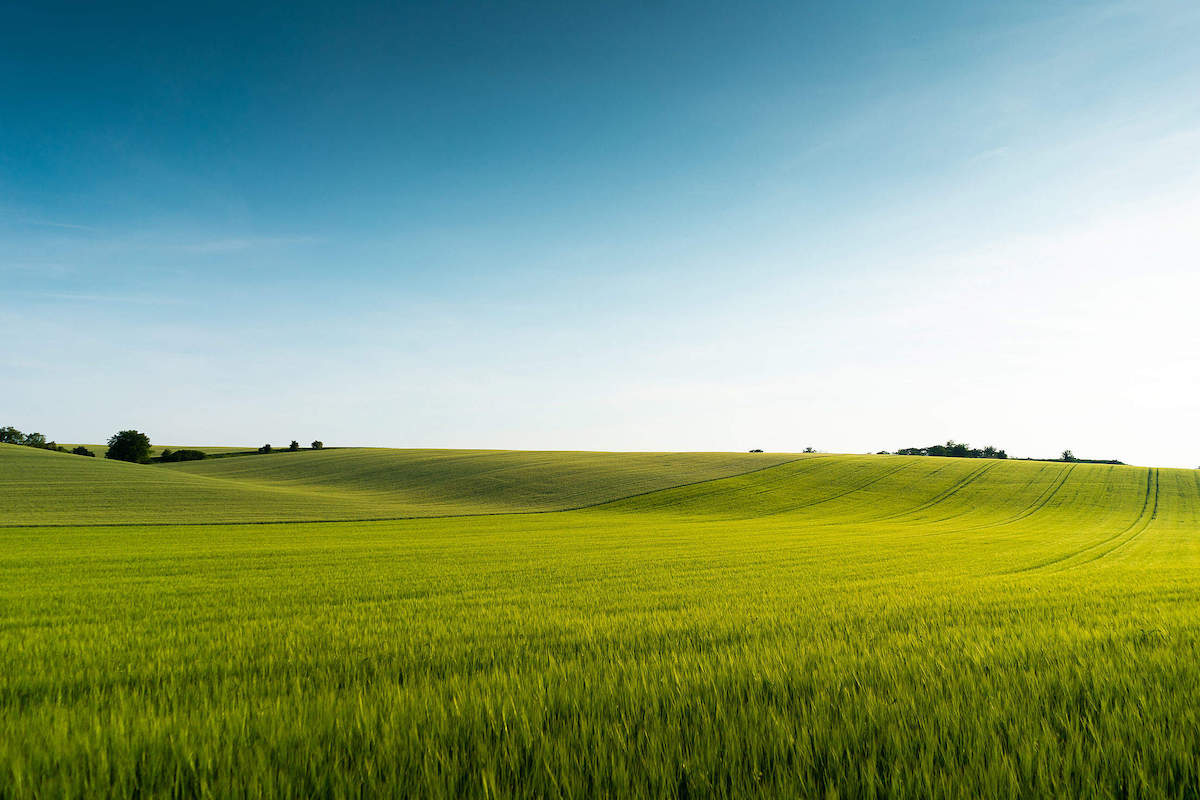
#> input picture Practicas/Practica 1/Alejandro/Input/field.jpg, 1200 x 800 px, found by its file name
$ python ej2_TransGamma.py
#> lines starting #> are read from the running program, lines starting #| are printed output that depends on the picture
from cv2 import cv2 as cv
import numpy as np

img = cv.imread("Practica/Input/field.jpg", 1)
#> img is the input picture: shape (800, 1200, 3); mean B, G, R 121.8, 158.2, 131.5

#Transformación gamma

#Convertir a float
im32F = img.astype(np.float32)/255

#Modificación del gamma
power = pow(im32F,2)
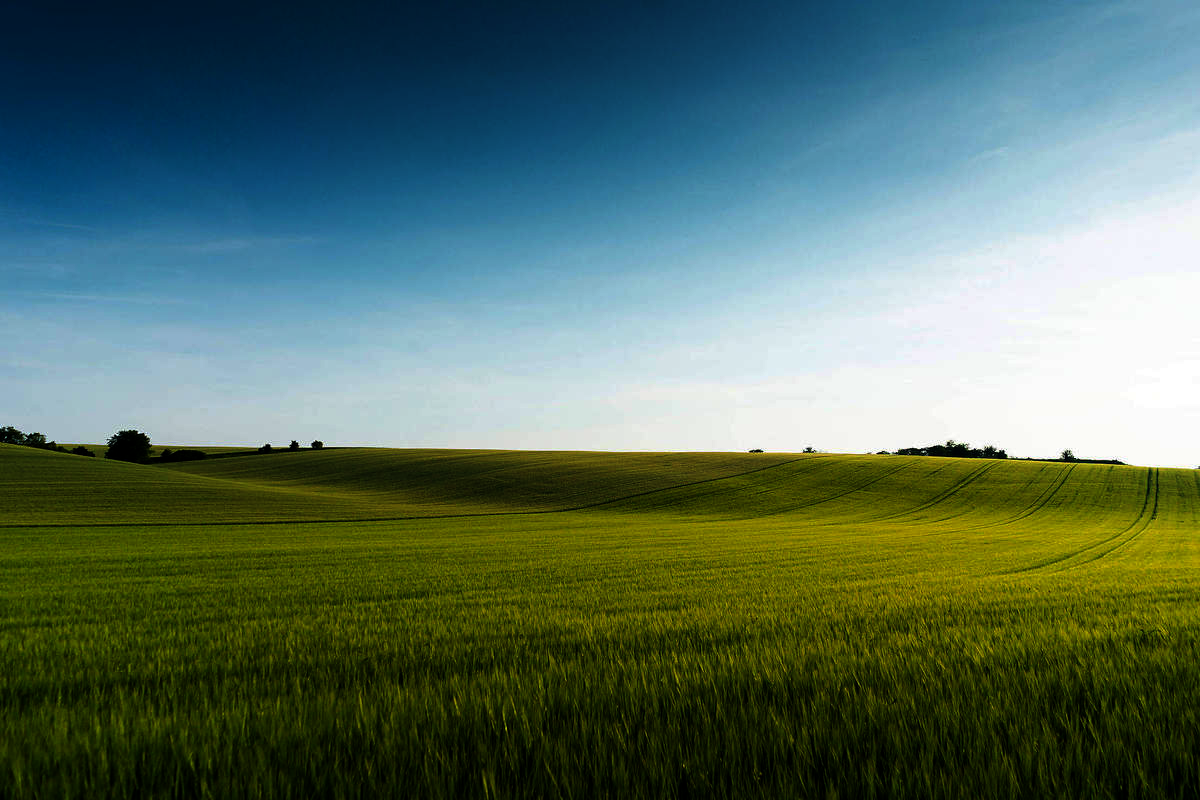
#> power: shape (800, 1200, 3) float32; mean B, G, R 0.383, 0.439, 0.342

#Convertir a unsigned 8 bit
power = power * 255
img3U = power.astype(np.uint8)

cv.imshow("Original", img)
cv.imshow("Gamma", img3U)
cv.waitKey(0)

$ run again, with Practicas/Practica 1/Alejandro/Input/clouds.jpg copied over Practicas/Practica 1/Alejandro/Input/field.jpg
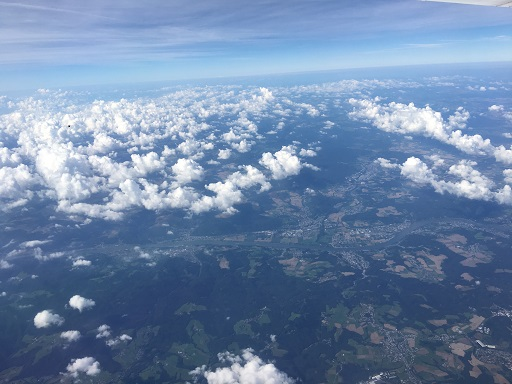
#> input picture Practicas/Practica 1/Alejandro/Input/clouds.jpg, 512 x 384 px, found by its file name
#> img is the input picture: shape (384, 512, 3); mean B, G, R 167.8, 134.4, 110.1
#> `power = pow(im32F,2)`:
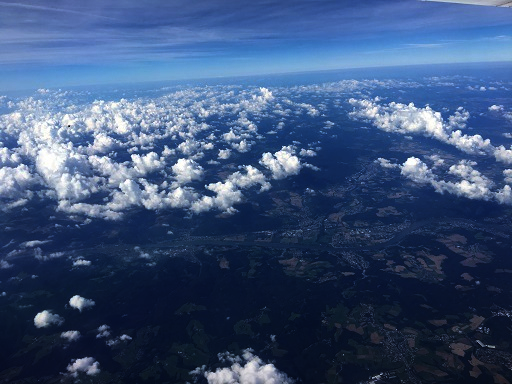
#> power: shape (384, 512, 3) float32; mean B, G, R 0.473, 0.322, 0.233

$ run again, with Practicas/Practica 1/Alejandro/Input/lake.jpg copied over Practicas/Practica 1/Alejandro/Input/field.jpg
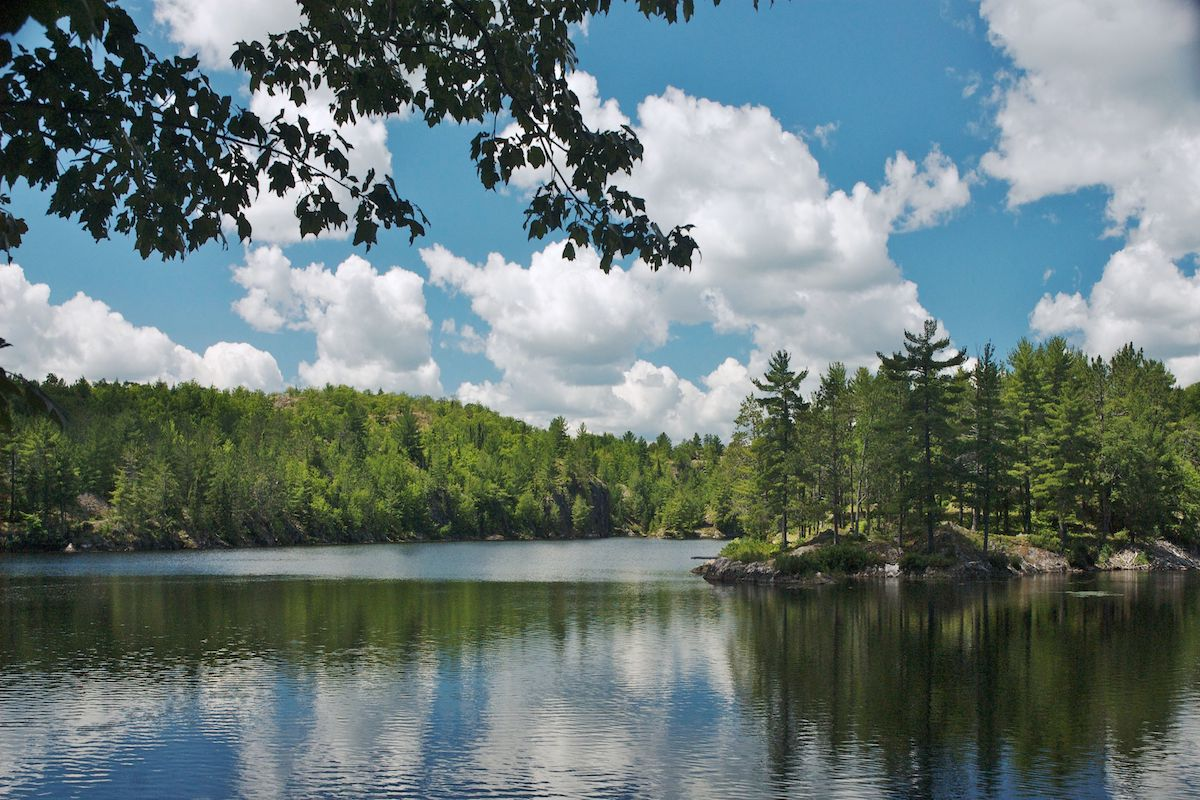
#> input picture Practicas/Practica 1/Alejandro/Input/lake.jpg, 1200 x 800 px, found by its file name
#> img is the input picture: shape (800, 1200, 3); mean B, G, R 118.3, 119.7, 103.6
#> `power = pow(im32F,2)`:
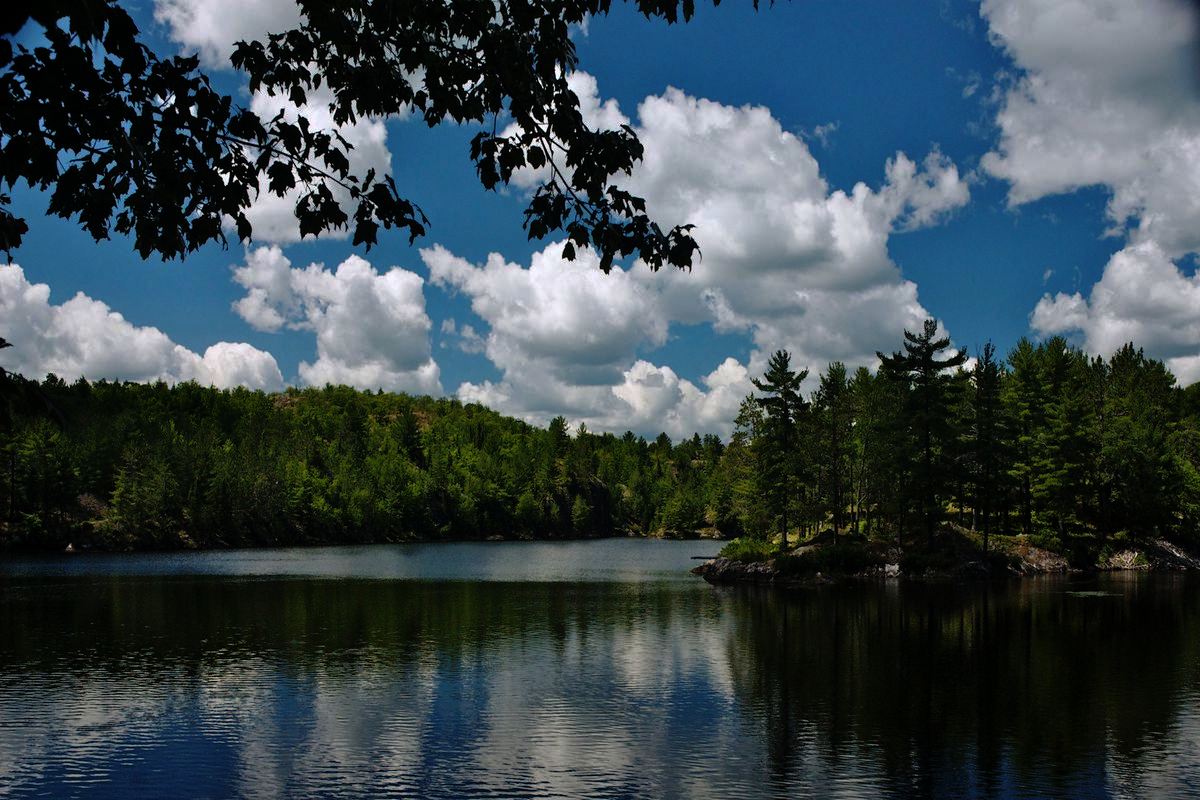
#> power: shape (800, 1200, 3) float32; mean B, G, R 0.299, 0.279, 0.224
